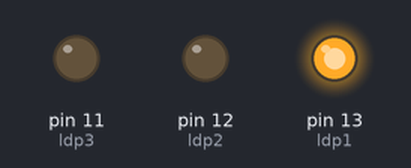
The sketch below on a simulated Arduino Uno, built with avr-gcc and run on an emulated ATmega328P. On the bench: output pins drawn as LEDs (lit = HIGH).

Above: at 0.2 s.
At 1.2 s:
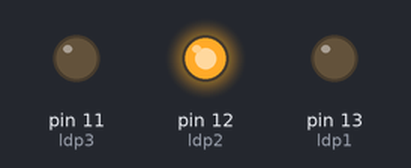
At 2.2 s:
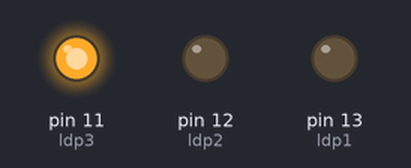
At 5.7 s:
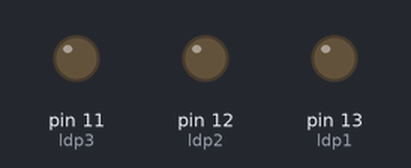
Timing chart, 0 to 6.9 s (numbered marks = the images above):
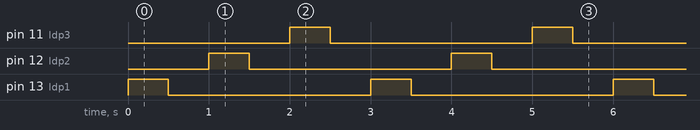

The sketch:

lab_1_Arduino.ino
```cpp
int ldp1 = 13;
int ldp2 = 12;
int ldp3 = 11;


void setup() {
	  pinMode(ldp1,OUTPUT);
	  pinMode(ldp2,OUTPUT);
	  pinMode(ldp3,OUTPUT);
}

void loop() {
      digitalWrite(ldp1,HIGH);
      delay(500);
      digitalWrite(ldp1,LOW);
      delay(500);

      digitalWrite(ldp2,HIGH);
      delay(500);
      digitalWrite(ldp2,LOW);
      delay(500);

      digitalWrite(ldp3,HIGH);
      delay(500);
      digitalWrite(ldp3,LOW);
      delay(500);
}
```

Measured:
- by itself, pin 11 (ldp3), pin 12 (ldp2), pin 13 (ldp1): alternates HIGH for 0.50 s and LOW for 2.5 s
- by itself, everything shown: repeats every 3.0 s, in 6 steps
